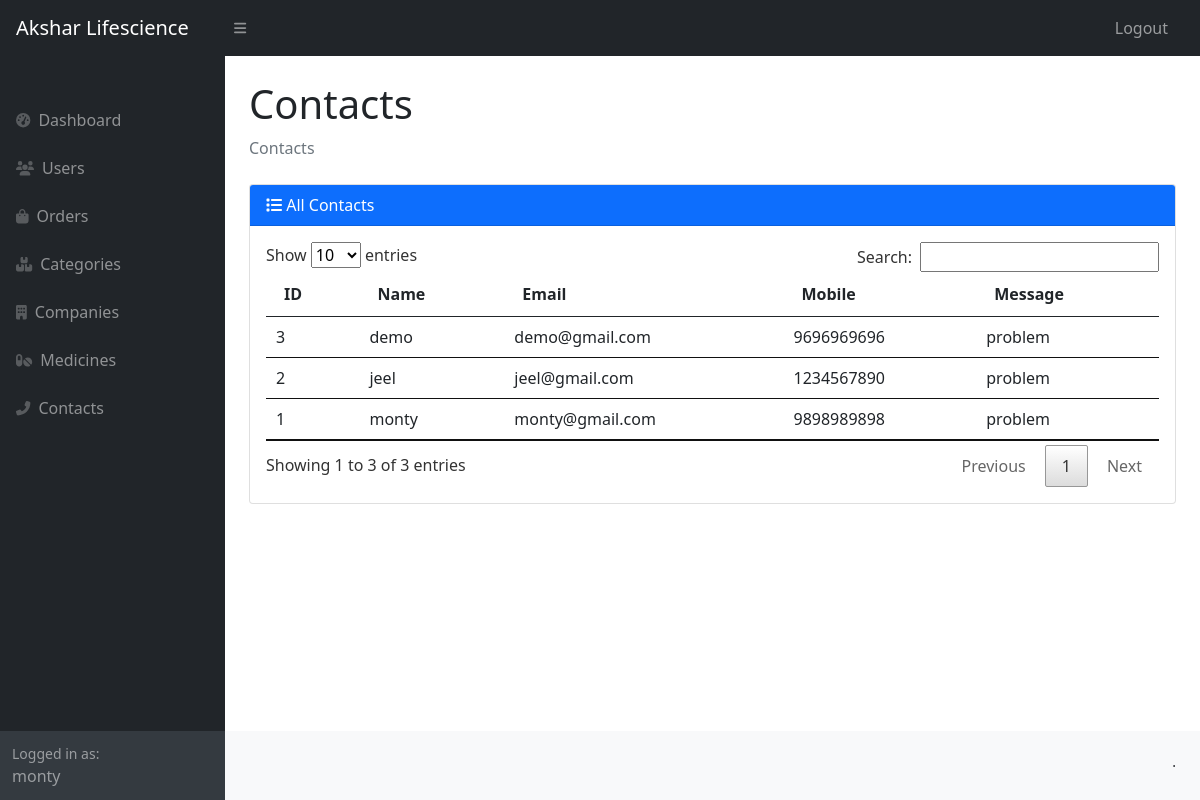
Page /admin/contacts.php (signed in) on the committed database.
### tables this page shows
CREATE TABLE IF NOT EXISTS `contacts` (
  `c_id` int(11) NOT NULL AUTO_INCREMENT,
  `c_name` varchar(100) NOT NULL,
  `c_mobile` varchar(10) NOT NULL,
  `c_email` varchar(100) NOT NULL,
  `c_message` varchar(500) NOT NULL,
  PRIMARY KEY (`c_id`)
);

### admin/contacts.php (the view, shortened to what this page needs)
<?php
include('config.php');
include('header.php');
?>
<main>
    <div class="container-fluid px-4">
        <h1 class="mt-4">Contacts</h1>
        <ol class="breadcrumb mb-4">
            <li class="breadcrumb-item active">Contacts</li>
        </ol>
        <div class="row">
            <div class="col-12">
                <div class="card mb-4">
                    <div class="card-header bg-primary text-white">
                        <i class="fas fa-list"></i>
                        All Contacts
                    </div>
                    <div class="card-body">
                        <table id="companies" class="table">
                            <thead>
                                <tr>
                                    <th>ID</th>
                                    <th>Name</th>
                                    <th>Email</th>
                                    <th>Mobile</th>
                                    <th>Message</th>
                                </tr>
                            </thead>
                            <tbody>
                                <?php
                                $res = mysqli_query($con, "SELECT * FROM `contacts` ORDER BY `c_id` DESC");
                                while ($row = mysqli_fetch_assoc($res)) {
                                ?>
                                    <tr>
                                        <td><?php echo $row["c_id"]; ?></td>
                                        <td><?php echo $row["c_name"]; ?></td>
                                        <td><?php echo $row["c_email"]; ?></td>
                                        <td><?php echo $row["c_mobile"]; ?></td>
                                        <td><?php echo nl2br($row["c_message"]); ?></td>
                                    </tr>
                                <?php
                                }
                                ?>
                            </tbody>
                        </table>
                    </div>
                </div>
            </div>
        </div>
    </div>
</main>
<?php include('footer.php') ?>

### rows in the picture
contacts: c_id "3", c_name "demo", c_email "demo@gmail.com", c_mobile "9696969696", c_message "problem"
contacts: c_id "2", c_name "jeel", c_email "jeel@gmail.com", c_mobile "1234567890", c_message "problem"
contacts: c_id "1", c_name "monty", c_email "monty@gmail.com", c_mobile "9898989898", c_message "problem"

### other values in the picture
$_SESSION["admin_name"] "monty"
